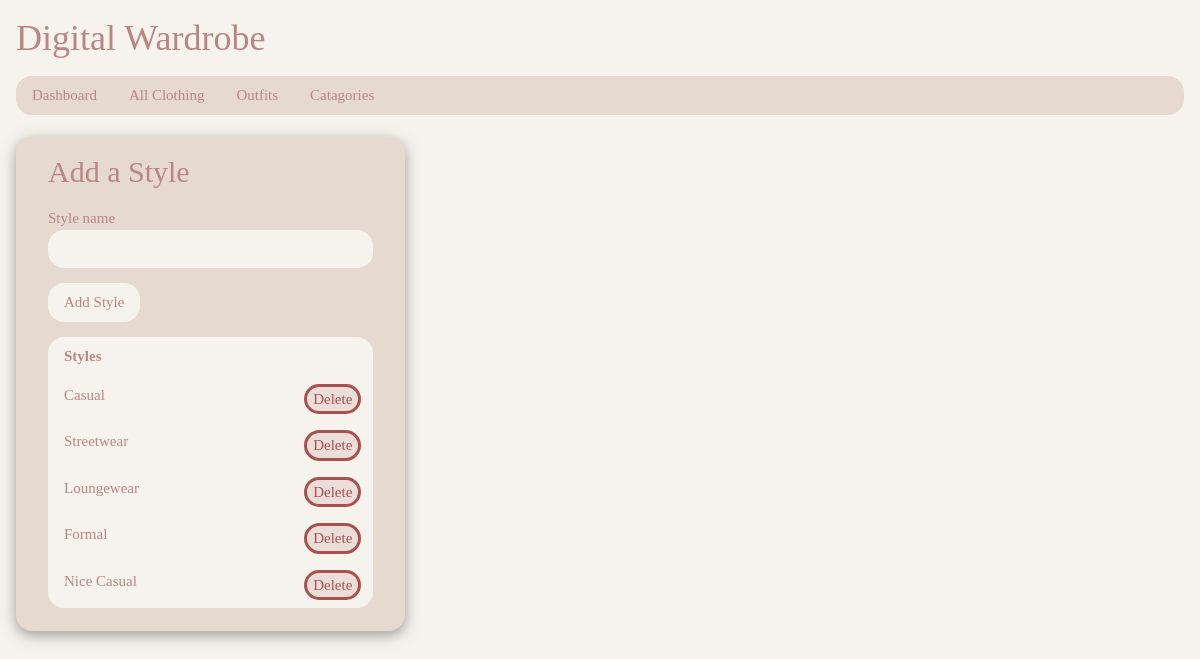
Screenshot of /styles (signed in) with the database file from the repository.
### tables this page shows
CREATE TABLE style (style_id INTEGER PRIMARY KEY, style_name TEXT, user_id INTEGER REFERENCES user (user_id));

### app.py (the view, shortened to what this page needs)
@app.route('/styles', methods=['GET', 'POST'])
def add_style():
    if 'user_id' in session:
        user_id = session['user_id']
        return viewstyles(user_id)
    else:
        return redirect(url_for('login'))

### app.py (called while the page is built)
@app.route('/styles/<int:user_id>')
def viewstyles(user_id):
    if 'user_id' in session:
        user_id = session['user_id']
        db = sqlite3.connect(DB)
        cursor = db.cursor()
        cursor.execute("SELECT * FROM style WHERE user_id =?", (user_id,))
        styles_results = cursor.fetchall()
        db.close()
        return render_template("styles.html", user_id=user_id, styles_results=styles_results)
    else:
        return redirect(url_for('login'))

### templates/styles.html
{% extends "base.html" %}
{% block body %}
<br>
    <div class="w3-col s4">
      <div class="w3-container colour5 w3-round-xlarge w3-card-4">
        <form class="w3-container" action="{{ url_for('add_style') }}" method="POST">
          <h2 class="heading-padding">Add a Style</h2>
          <label> Style name</label>
          <input name="style_name" type="text" maxlength="25" placeholder=" " class="w3-input" required>
          <p><input button type="submit" value="Add Style" class="w3-ckp-input-button w3-round-xlarge"></p>
        </form>
        <div class="w3-container">
          <table class="w3-table colour4">
            <tr>
              <th>Styles</th>
            </tr>
            {% for item in styles_results %}
            <tr>
              <td>{{ item[1] }}</td>
              <td class="w3-right-align">
                <form method="POST" action="{{ url_for('delete_style', ID=item[0]) }}">
                  <input style="margin-right: 4px;" type="submit" title="Delete" class="input delete-button" value="Delete" onclick="return confirm('Are you sure you want to delete this Style?')">
                </form>
              </td>
            </tr>
            {% endfor %}
          </table>
          <br>
        </div>
      </div>
    </div>
{% endblock %}

### static/w3.css (style rules this page uses)
html { box-sizing:border-box }
*,*:before,*:after { box-sizing:inherit }
html { -ms-text-size-adjust:100%;-webkit-text-size-adjust:100% }
body { margin:0 }
button,input,select,textarea,optgroup { font:inherit;margin:0 }
button,input { overflow:visible }
button,[type=button],[type=reset],[type=submit] { -webkit-appearance:button }
.w3-table,.w3-table-all { border-radius: 16px; border-collapse:collapse;border-spacing:0;width:100%;display:table }
.w3-table td,.w3-table th,.w3-table-all td,.w3-table-all th { padding:8px 8px;display:table-cell;text-align:left;vertical-align:top }
.w3-table th:first-child,.w3-table td:first-child,.w3-table-all th:first-child,.w3-table-all td:first-child { padding-left:16px }
.w3-input { padding:8px;display:block;border:none;border-bottom:1px solid #ccc;width:100% }
.w3-container:after,.w3-container:before,.w3-panel:after,.w3-panel:before,.w3-row:after,.w3-row:before,.w3-row-padding:after,.w3-row-padding:before, .w3-cell-row:before,.w3-cell-row:after,.w3-clear:after,.w3-clear:before,.w3-bar:before,.w3-bar:after { content:"";display:table;clear:both }
.w3-col,.w3-half,.w3-third,.w3-twothird,.w3-threequarter,.w3-quarter { float:left;width:100% }
.w3-col.s4 { width:33.33333% }
.w3-round-xlarge { border-radius:16px }
.w3-container,.w3-panel { padding:0.01em 16px }
.w3-card-4,.w3-hover-shadow:hover { box-shadow:0 4px 10px 0 rgba(0,0,0,0.2),0 4px 20px 0 rgba(0,0,0,0.19) }
.w3-right-align { text-align:right!important }

### static/charlottestyles.css (style rules this page uses)
html { font-family: Georgia, serif; font-size: 15px; line-height: 1.5; font-weight: normal; background-color: #F5F3EC; }
h1, h2, h3, h4, h5, h6 { font-family: Georgia, serif; font-weight: 400; line-height: 1; margin: 0px 0px; }
h2 { font-size: 30px }
.colour4,.hover-colour4:hover { color:#B98684!important; background-color:#F5F3EC !important }
.colour5,.hover-colour5:hover { color:#B98684!important; background-color:#E6D9D0 !important }
.heading-padding { margin: 20px 0; }
.delete-button { background-color:#a8515121; color: #a85151; display:inside; cursor: pointer; text-decoration:none; border-color: #a85151!important; border-radius:16px; border-width: 3px; border-style: solid; }
.w3-round-xlarge { border-radius:16px }
.w3-ckp-input-btn,.w3-ckp-input-button { border:none; display:inline-block; padding:8px 16px; vertical-align:middle; overflow:hidden; text-decoration:none; text-align:center; cursor:pointer; white-space:nowrap; border-radius:16px; color:#B98684; background-color:#F5F3EC; }
.w3-input { color:#B98684!important; background-color:#F5F3EC!important; padding:8px; display:block; border:none; width:100%; border-radius:16px }

### rows the page displays
style: style_name "Casual"
style: style_name "Streetwear"
style: style_name "Loungewear"
style: style_name "Formal"
style: style_name "Nice Casual"
